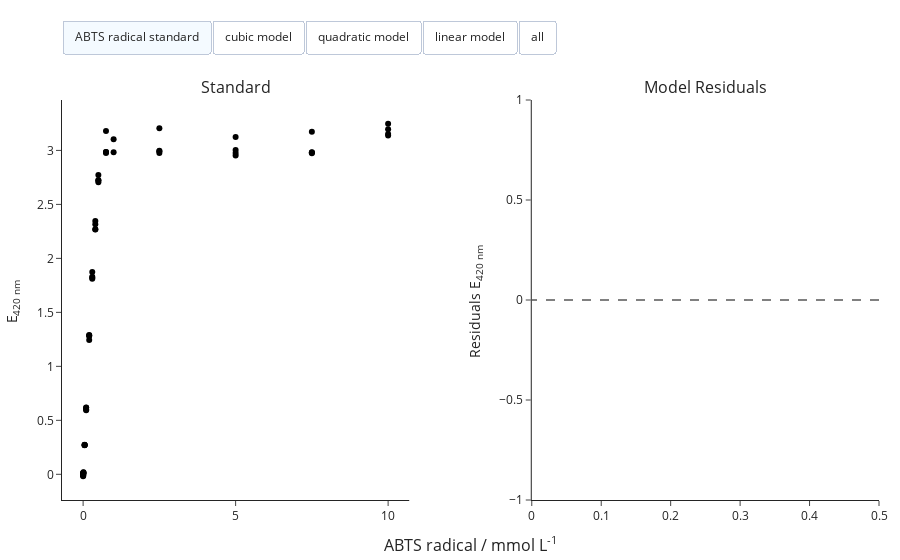

This figure's notebook cell:
### Code cell
standard.visualize()

### Figure 1 — Plotly figure (JSON) as saved in the notebook; plotly's stock layout.template omitted (floating-point values rounded to 4 significant figures; data arrays with more than 128 entries replaced by an {"elided": "..."} marker saying what was removed)
{"data": [{"customdata": ["ABTS radical standard"], "hovertemplate": "Signal: %{y:.2f}", "marker": {"color": "#000000"}, "mode": "markers", "name": "A4", "showlegend": false, "type": "scatter", "visible": true, "x": [0.5], "xaxis": "x", "y": [2.772], "yaxis": "y"}, {"customdata": ["ABTS radical standard"], "hovertemplate": "Signal: %{y:.2f}", "marker": {"color": "#000000"}, "mode": "markers", "name": "A5", "showlegend": false, "type": "scatter", "visible": true, "x": [0.001], "xaxis": "x", "y": [-0.01798], "yaxis": "y"}, {"customdata": ["ABTS radical standard"], "hovertemplate": "Signal: %{y:.2f}", "marker": {"color": "#000000"}, "mode": "markers", "name": "A6", "showlegend": false, "type": "scatter", "visible": true, "x": [0.05], "xaxis": "x", "y": [0.2699], "yaxis": "y"}, {"customdata": ["ABTS radical standard"], "hovertemplate": "Signal: %{y:.2f}", "marker": {"color": "#000000"}, "mode": "markers", "name": "A7", "showlegend": false, "type": "scatter", "visible": true, "x": [0.2], "xaxis": "x", "y": [1.282], "yaxis": "y"}, {"customdata": ["ABTS radical standard"], "hovertemplate": "Signal: %{y:.2f}", "marker": {"color": "#000000"}, "mode": "markers", "name": "A8", "showlegend": false, "type": "scatter", "visible": true, "x": [0.4], "xaxis": "x", "y": [2.269], "yaxis": "y"}, {"customdata": ["ABTS radical standard"], "hovertemplate": "Signal: %{y:.2f}", "marker": {"color": "#000000"}, "mode": "markers", "name": "A9", "showlegend": false, "type": "scatter", "visible": true, "x": [0.75], "xaxis": "x", "y": [3.179], "yaxis": "y"}, {"customdata": ["ABTS radical standard"], "hovertemplate": "Signal: %{y:.2f}", "marker": {"color": "#000000"}, "mode": "markers", "name": "A10", "showlegend": false, "type": "scatter", "visible": true, "x": [2.5], "xaxis": "x", "y": [3.205], "yaxis": "y"}, {"customdata": ["ABTS radical standard"], "hovertemplate": "Signal: %{y:.2f}", "marker": {"color": "#000000"}, "mode": "markers", "name": "A11", "showlegend": false, "type": "scatter", "visible": true, "x": [7.5], "xaxis": "x", "y": [3.174], "yaxis": "y"}, {"customdata": ["ABTS radical standard"], "hovertemplate": "Signal: %{y:.2f}", "marker": {"color": "#000000"}, "mode": "markers", "name": "A12", "showlegend": false, "type": "scatter", "visible": true, "x": [10], "xaxis": "x", "y": [3.247], "yaxis": "y"}, {"customdata": ["ABTS radical standard"], "hovertemplate": "Signal: %{y:.2f}", "marker": {"color": "#000000"}, "mode": "markers", "name": "B4", "showlegend": false, "type": "scatter", "visible": true, "x": [0.5], "xaxis": "x", "y": [2.706], "yaxis": "y"}, {"customdata": ["ABTS radical standard"], "hovertemplate": "Signal: %{y:.2f}", "marker": {"color": "#000000"}, "mode": "markers", "name": "B5", "showlegend": false, "type": "scatter", "visible": true, "x": [0.001], "xaxis": "x", "y": [-0.005021], "yaxis": "y"}, {"customdata": ["ABTS radical standard"], "hovertemplate": "Signal: %{y:.2f}", "marker": {"color": "#000000"}, "mode": "markers", "name": "B6", "showlegend": false, "type": "scatter", "visible": true, "x": [0.05], "xaxis": "x", "y": [0.2718], "yaxis": "y"}, {"customdata": ["ABTS radical standard"], "hovertemplate": "Signal: %{y:.2f}", "marker": {"color": "#000000"}, "mode": "markers", "name": "B7", "showlegend": false, "type": "scatter", "visible": true, "x": [0.2], "xaxis": "x", "y": [1.289], "yaxis": "y"}, {"customdata": ["ABTS radical standard"], "hovertemplate": "Signal: %{y:.2f}", "marker": {"color": "#000000"}, "mode": "markers", "name": "B8", "showlegend": false, "type": "scatter", "visible": true, "x": [0.4], "xaxis": "x", "y": [2.27], "yaxis": "y"}, {"customdata": ["ABTS radical standard"], "hovertemplate": "Signal: %{y:.2f}", "marker": {"color": "#000000"}, "mode": "markers", "name": "B9", "showlegend": false, "type": "scatter", "visible": true, "x": [0.75], "xaxis": "x", "y": [2.986], "yaxis": "y"}, {"customdata": ["ABTS radical standard"], "hovertemplate": "Signal: %{y:.2f}", "marker": {"color": "#000000"}, "mode": "markers", "name": "B10", "showlegend": false, "type": "scatter", "visible": true, "x": [2.5], "xaxis": "x", "y": [2.996], "yaxis": "y"}, {"customdata": ["ABTS radical standard"], "hovertemplate": "Signal: %{y:.2f}", "marker": {"color": "#000000"}, "mode": "markers", "name": "B11", "showlegend": false, "type": "scatter", "visible": true, "x": [7.5], "xaxis": "x", "y": [2.98], "yaxis": "y"}, {"customdata": ["ABTS radical standard"], "hovertemplate": "Signal: %{y:.2f}", "marker": {"color": "#000000"}, "mode": "markers", "name": "B12", "showlegend": false, "type": "scatter", "visible": true, "x": [10], "xaxis": "x", "y": [3.195], "yaxis": "y"}, {"customdata": ["ABTS radical standard"], "hovertemplate": "Signal: %{y:.2f}", "marker": {"color": "#000000"}, "mode": "markers", "name": "E8", "showlegend": false, "type": "scatter", "visible": true, "x": [0.5], "xaxis": "x", "y": [2.723], "yaxis": "y"}, {"customdata": ["ABTS radical standard"], "hovertemplate": "Signal: %{y:.2f}", "marker": {"color": "#000000"}, "mode": "markers", "name": "C5", "showlegend": false, "type": "scatter", "visible": true, "x": [0.001], "xaxis": "x", "y": [-0.01188], "yaxis": "y"}, {"customdata": ["ABTS radical standard"], "hovertemplate": "Signal: %{y:.2f}", "marker": {"color": "#000000"}, "mode": "markers", "name": "C6", "showlegend": false, "type": "scatter", "visible": true, "x": [0.05], "xaxis": "x", "y": [0.2707], "yaxis": "y"}, {"customdata": ["ABTS radical standard"], "hovertemplate": "Signal: %{y:.2f}", "marker": {"color": "#000000"}, "mode": "markers", "name": "C7", "showlegend": false, "type": "scatter", "visible": true, "x": [0.2], "xaxis": "x", "y": [1.287], "yaxis": "y"}, {"customdata": ["ABTS radical standard"], "hovertemplate": "Signal: %{y:.2f}", "marker": {"color": "#000000"}, "mode": "markers", "name": "C8", "showlegend": false, "type": "scatter", "visible": true, "x": [0.4], "xaxis": "x", "y": [2.347], "yaxis": "y"}, {"customdata": ["ABTS radical standard"], "hovertemplate": "Signal: %{y:.2f}", "marker": {"color": "#000000"}, "mode": "markers", "name": "C9", "showlegend": false, "type": "scatter", "visible": true, "x": [0.75], "xaxis": "x", "y": [2.976], "yaxis": "y"}, {"customdata": ["ABTS radical standard"], "hovertemplate": "Signal: %{y:.2f}", "marker": {"color": "#000000"}, "mode": "markers", "name": "C10", "showlegend": false, "type": "scatter", "visible": true, "x": [2.5], "xaxis": "x", "y": [2.975], "yaxis": "y"}, {"customdata": ["ABTS radical standard"], "hovertemplate": "Signal: %{y:.2f}", "marker": {"color": "#000000"}, "mode": "markers", "name": "C11", "showlegend": false, "type": "scatter", "visible": true, "x": [7.5], "xaxis": "x", "y": [2.975], "yaxis": "y"}, {"customdata": ["ABTS radical standard"], "hovertemplate": "Signal: %{y:.2f}", "marker": {"color": "#000000"}, "mode": "markers", "name": "C12", "showlegend": false, "type": "scatter", "visible": true, "x": [10], "xaxis": "x", "y": [3.152], "yaxis": "y"}, {"customdata": ["ABTS radical standard"], "hovertemplate": "Signal: %{y:.2f}", "marker": {"color": "#000000"}, "mode": "markers", "name": "F8", "showlegend": false, "type": "scatter", "visible": true, "x": [0.5], "xaxis": "x", "y": [2.724], "yaxis": "y"}, {"customdata": ["ABTS radical standard"], "hovertemplate": "Signal: %{y:.2f}", "marker": {"color": "#000000"}, "mode": "markers", "name": "D5", "showlegend": false, "type": "scatter", "visible": true, "x": [0.001], "xaxis": "x", "y": [-0.008721], "yaxis": "y"}, {"customdata": ["ABTS radical standard"], "hovertemplate": "Signal: %{y:.2f}", "marker": {"color": "#000000"}, "mode": "markers", "name": "D6", "showlegend": false, "type": "scatter", "visible": true, "x": [0.05], "xaxis": "x", "y": [0.2743], "yaxis": "y"}, {"customdata": ["ABTS radical standard"], "hovertemplate": "Signal: %{y:.2f}", "marker": {"color": "#000000"}, "mode": "markers", "name": "D7", "showlegend": false, "type": "scatter", "visible": true, "x": [0.2], "xaxis": "x", "y": [1.244], "yaxis": "y"}, {"customdata": ["ABTS radical standard"], "hovertemplate": "Signal: %{y:.2f}", "marker": {"color": "#000000"}, "mode": "markers", "name": "D8", "showlegend": false, "type": "scatter", "visible": true, "x": [0.4], "xaxis": "x", "y": [2.316], "yaxis": "y"}, {"customdata": ["ABTS radical standard"], "hovertemplate": "Signal: %{y:.2f}", "marker": {"color": "#000000"}, "mode": "markers", "name": "D9", "showlegend": false, "type": "scatter", "visible": true, "x": [0.75], "xaxis": "x", "y": [2.985], "yaxis": "y"}, {"customdata": ["ABTS radical standard"], "hovertemplate": "Signal: %{y:.2f}", "marker": {"color": "#000000"}, "mode": "markers", "name": "D10", "showlegend": false, "type": "scatter", "visible": true, "x": [2.5], "xaxis": "x", "y": [2.992], "yaxis": "y"}, {"customdata": ["ABTS radical standard"], "hovertemplate": "Signal: %{y:.2f}", "marker": {"color": "#000000"}, "mode": "markers", "name": "D11", "showlegend": false, "type": "scatter", "visible": true, "x": [7.5], "xaxis": "x", "y": [2.983], "yaxis": "y"}, {"customdata": ["ABTS radical standard"], "hovertemplate": "Signal: %{y:.2f}", "marker": {"color": "#000000"}, "mode": "markers", "name": "D12", "showlegend": false, "type": "scatter", "visible": true, "x": [10], "xaxis": "x", "y": [3.137], "yaxis": "y"}, {"customdata": ["ABTS radical standard"], "hovertemplate": "Signal: %{y:.2f}", "marker": {"color": "#000000"}, "mode": "markers", "name": "E5", "showlegend": false, "type": "scatter", "visible": true, "x": [0.01], "xaxis": "x", "y": [0.01918], "yaxis": "y"}, {"customdata": ["ABTS radical standard"], "hovertemplate": "Signal: %{y:.2f}", "marker": {"color": "#000000"}, "mode": "markers", "name": "E6", "showlegend": false, "type": "scatter", "visible": true, "x": [0.1], "xaxis": "x", "y": [0.6181], "yaxis": "y"}, {"customdata": ["ABTS radical standard"], "hovertemplate": "Signal: %{y:.2f}", "marker": {"color": "#000000"}, "mode": "markers", "name": "E7", "showlegend": false, "type": "scatter", "visible": true, "x": [0.3], "xaxis": "x", "y": [1.821], "yaxis": "y"}, {"customdata": ["ABTS radical standard"], "hovertemplate": "Signal: %{y:.2f}", "marker": {"color": "#000000"}, "mode": "markers", "name": "E9", "showlegend": false, "type": "scatter", "visible": true, "x": [1], "xaxis": "x", "y": [2.983], "yaxis": "y"}, {"customdata": ["ABTS radical standard"], "hovertemplate": "Signal: %{y:.2f}", "marker": {"color": "#000000"}, "mode": "markers", "name": "E10", "showlegend": false, "type": "scatter", "visible": true, "x": [5], "xaxis": "x", "y": [2.976], "yaxis": "y"}, {"customdata": ["ABTS radical standard"], "hovertemplate": "Signal: %{y:.2f}", "marker": {"color": "#000000"}, "mode": "markers", "name": "E12", "showlegend": false, "type": "scatter", "visible": true, "x": [0], "xaxis": "x", "y": [0.01022], "yaxis": "y"}, {"customdata": ["ABTS radical standard"], "hovertemplate": "Signal: %{y:.2f}", "marker": {"color": "#000000"}, "mode": "markers", "name": "F5", "showlegend": false, "type": "scatter", "visible": true, "x": [0.01], "xaxis": "x", "y": [0.01781], "yaxis": "y"}, {"customdata": ["ABTS radical standard"], "hovertemplate": "Signal: %{y:.2f}", "marker": {"color": "#000000"}, "mode": "markers", "name": "F6", "showlegend": false, "type": "scatter", "visible": true, "x": [0.1], "xaxis": "x", "y": [0.6154], "yaxis": "y"}, {"customdata": ["ABTS radical standard"], "hovertemplate": "Signal: %{y:.2f}", "marker": {"color": "#000000"}, "mode": "markers", "name": "F7", "showlegend": false, "type": "scatter", "visible": true, "x": [0.3], "xaxis": "x", "y": [1.829], "yaxis": "y"}, {"customdata": ["ABTS radical standard"], "hovertemplate": "Signal: %{y:.2f}", "marker": {"color": "#000000"}, "mode": "markers", "name": "H9", "showlegend": false, "type": "scatter", "visible": true, "x": [1], "xaxis": "x", "y": [3.104], "yaxis": "y"}, {"customdata": ["ABTS radical standard"], "hovertemplate": "Signal: %{y:.2f}", "marker": {"color": "#000000"}, "mode": "markers", "name": "F10", "showlegend": false, "type": "scatter", "visible": true, "x": [5], "xaxis": "x", "y": [2.954], "yaxis": "y"}, {"customdata": ["ABTS radical standard"], "hovertemplate": "Signal: %{y:.2f}", "marker": {"color": "#000000"}, "mode": "markers", "name": "F12", "showlegend": false, "type": "scatter", "visible": true, "x": [0], "xaxis": "x", "y": [-0.001793], "yaxis": "y"}, {"customdata": ["ABTS radical standard"], "hovertemplate": "Signal: %{y:.2f}", "marker": {"color": "#000000"}, "mode": "markers", "name": "G5", "showlegend": false, "type": "scatter", "visible": true, "x": [0.01], "xaxis": "x", "y": [0.01176], "yaxis": "y"}, {"customdata": ["ABTS radical standard"], "hovertemplate": "Signal: %{y:.2f}", "marker": {"color": "#000000"}, "mode": "markers", "name": "G6", "showlegend": false, "type": "scatter", "visible": true, "x": [0.1], "xaxis": "x", "y": [0.6005], "yaxis": "y"}, {"customdata": ["ABTS radical standard"], "hovertemplate": "Signal: %{y:.2f}", "marker": {"color": "#000000"}, "mode": "markers", "name": "G7", "showlegend": false, "type": "scatter", "visible": true, "x": [0.3], "xaxis": "x", "y": [1.874], "yaxis": "y"}, {"customdata": ["ABTS radical standard"], "hovertemplate": "Signal: %{y:.2f}", "marker": {"color": "#000000"}, "mode": "markers", "name": "G10", "showlegend": false, "type": "scatter", "visible": true, "x": [5], "xaxis": "x", "y": [3.005], "yaxis": "y"}, {"customdata": ["ABTS radical standard"], "hovertemplate": "Signal: %{y:.2f}", "marker": {"color": "#000000"}, "mode": "markers", "name": "G12", "showlegend": false, "type": "scatter", "visible": true, "x": [0], "xaxis": "x", "y": [0.00565], "yaxis": "y"}, {"customdata": ["ABTS radical standard"], "hovertemplate": "Signal: %{y:.2f}", "marker": {"color": "#000000"}, "mode": "markers", "name": "H5", "showlegend": false, "type": "scatter", "visible": true, "x": [0.01], "xaxis": "x", "y": [0.007007], "yaxis": "y"}, {"customdata": ["ABTS radical standard"], "hovertemplate": "Signal: %{y:.2f}", "marker": {"color": "#000000"}, "mode": "markers", "name": "H6", "showlegend": false, "type": "scatter", "visible": true, "x": [0.1], "xaxis": "x", "y": [0.5925], "yaxis": "y"}, {"customdata": ["ABTS radical standard"], "hovertemplate": "Signal: %{y:.2f}", "marker": {"color": "#000000"}, "mode": "markers", "name": "H7", "showlegend": false, "type": "scatter", "visible": true, "x": [0.3], "xaxis": "x", "y": [1.812], "yaxis": "y"}, {"customdata": ["ABTS radical standard"], "hovertemplate": "Signal: %{y:.2f}", "marker": {"color": "#000000"}, "mode": "markers", "name": "H10", "showlegend": false, "type": "scatter", "visible": true, "x": [5], "xaxis": "x", "y": [3.125], "yaxis": "y"}, {"customdata": ["ABTS radical standard"], "hovertemplate": "Signal: %{y:.2f}", "marker": {"color": "#000000"}, "mode": "markers", "name": "H12", "showlegend": false, "type": "scatter", "visible": true, "x": [0], "xaxis": "x", "y": [-0.004521], "yaxis": "y"}, {"customdata": ["cubic model"], "hovertemplate": "Signal: %{y:.2f}", "marker": {"color": "#636EFA"}, "mode": "lines", "name": "cubic model", "type": "scatter", "visible": false, "x": {"elided": "180 float values"}, "xaxis": "x", "y": {"elided": "180 float values"}, "yaxis": "y"}, {"customdata": ["cubic model"], "hoverinfo": "skip", "hovertemplate": "Signal: %{y:.2f}", "marker": {"color": "#636EFA"}, "mode": "markers", "name": "Residuals", "type": "scatter", "visible": false, "x": [0.5, 0.001, 0.05, 0.2, 0.4, 0.5, 0.001, 0.05, 0.2, 0.4, 0.5, 0.001, 0.05, 0.2, 0.4, 0.5, 0.001, 0.05, 0.2, 0.4, 0.01, 0.1, 0.3, 0, 0.01, 0.1, 0.3, 0, 0.01, 0.1, 0.3, 0, 0.01, 0.1, 0.3, 0], "xaxis": "x2", "y": [0.05311, -0.02399, -0.03545, 0.04265, -0.06363, -0.01329, -0.01103, -0.03356, 0.04978, -0.06173, 0.003613, -0.01789, -0.03473, 0.04701, 0.0148, 0.00527, -0.01473, -0.03105, 0.004291, -0.01663, -0.04113, 0.0009087, -0.004502, 0.01022, -0.0425, -0.001834, 0.004312, -0.001793, -0.04854, -0.01669, 0.04891, 0.00565, -0.0533, -0.02479, -0.01313, -0.004521], "yaxis": "y2"}, {"customdata": ["cubic model"], "hovertemplate": "Signal: %{y:.2f}", "line": {"color": "grey", "dash": "dash", "width": 2}, "showlegend": false, "type": "scatter", "visible": true, "x": [0.5, 0.001, 0.05, 0.2, 0.4, 0.5, 0.001, 0.05, 0.2, 0.4, 0.5, 0.001, 0.05, 0.2, 0.4, 0.5, 0.001, 0.05, 0.2, 0.4, 0.01, 0.1, 0.3, 0, 0.01, 0.1, 0.3, 0, 0.01, 0.1, 0.3, 0, 0.01, 0.1, 0.3, 0], "xaxis": "x2", "y": [0, 0, 0, 0, 0, 0, 0, 0, 0, 0, 0, 0, 0, 0, 0, 0, 0, 0, 0, 0, 0, 0, 0, 0, 0, 0, 0, 0, 0, 0, 0, 0, 0, 0, 0, 0], "yaxis": "y2"}, {"customdata": ["quadratic model"], "hovertemplate": "Signal: %{y:.2f}", "marker": {"color": "#EF553B"}, "mode": "lines", "name": "quadratic model", "type": "scatter", "visible": false, "x": {"elided": "180 float values"}, "xaxis": "x", "y": {"elided": "180 float values"}, "yaxis": "y"}, {"customdata": ["quadratic model"], "hoverinfo": "skip", "hovertemplate": "Signal: %{y:.2f}", "marker": {"color": "#EF553B"}, "mode": "markers", "name": "Residuals", "type": "scatter", "visible": false, "x": [0.5, 0.001, 0.05, 0.2, 0.4, 0.5, 0.001, 0.05, 0.2, 0.4, 0.5, 0.001, 0.05, 0.2, 0.4, 0.5, 0.001, 0.05, 0.2, 0.4, 0.01, 0.1, 0.3, 0, 0.01, 0.1, 0.3, 0, 0.01, 0.1, 0.3, 0, 0.01, 0.1, 0.3, 0], "xaxis": "x2", "y": [0.02683, -0.02475, -0.06232, 0.03011, -0.03033, -0.03957, -0.01179, -0.06043, 0.03724, -0.02843, -0.02267, -0.01865, -0.06161, 0.03447, 0.0481, -0.02102, -0.01549, -0.05792, -0.008243, 0.01667, -0.0483, -0.03353, 0.01946, 0.01022, -0.04967, -0.03628, 0.02828, -0.001793, -0.05571, -0.05113, 0.07288, 0.00565, -0.06047, -0.05923, 0.01083, -0.004521], "yaxis": "y2"}, {"customdata": ["quadratic model"], "hovertemplate": "Signal: %{y:.2f}", "line": {"color": "grey", "dash": "dash", "width": 2}, "showlegend": false, "type": "scatter", "visible": true, "x": [0.5, 0.001, 0.05, 0.2, 0.4, 0.5, 0.001, 0.05, 0.2, 0.4, 0.5, 0.001, 0.05, 0.2, 0.4, 0.5, 0.001, 0.05, 0.2, 0.4, 0.01, 0.1, 0.3, 0, 0.01, 0.1, 0.3, 0, 0.01, 0.1, 0.3, 0, 0.01, 0.1, 0.3, 0], "xaxis": "x2", "y": [0, 0, 0, 0, 0, 0, 0, 0, 0, 0, 0, 0, 0, 0, 0, 0, 0, 0, 0, 0, 0, 0, 0, 0, 0, 0, 0, 0, 0, 0, 0, 0, 0, 0, 0, 0], "yaxis": "y2"}, {"customdata": ["linear model"], "hovertemplate": "Signal: %{y:.2f}", "marker": {"color": "#00CC96"}, "mode": "lines", "name": "linear model", "type": "scatter", "visible": false, "x": {"elided": "180 float values"}, "xaxis": "x", "y": {"elided": "180 float values"}, "yaxis": "y"}, {"customdata": ["linear model"], "hoverinfo": "skip", "hovertemplate": "Signal: %{y:.2f}", "marker": {"color": "#00CC96"}, "mode": "markers", "name": "Residuals", "type": "scatter", "visible": false, "x": [0.5, 0.001, 0.05, 0.2, 0.4, 0.5, 0.001, 0.05, 0.2, 0.4, 0.5, 0.001, 0.05, 0.2, 0.4, 0.5, 0.001, 0.05, 0.2, 0.4, 0.01, 0.1, 0.3, 0, 0.01, 0.1, 0.3, 0, 0.01, 0.1, 0.3, 0, 0.01, 0.1, 0.3, 0], "xaxis": "x2", "y": [-0.09198, -0.02371, -0.01647, 0.1365, -0.02274, -0.1584, -0.01075, -0.01458, 0.1437, -0.02084, -0.1415, -0.01761, -0.01576, 0.1409, 0.05569, -0.1398, -0.01445, -0.01207, 0.09818, 0.02426, -0.0381, 0.04534, 0.1021, 0.01022, -0.03947, 0.0426, 0.1109, -0.001793, -0.04552, 0.02774, 0.1555, 0.00565, -0.05027, 0.01964, 0.0935, -0.004521], "yaxis": "y2"}, {"customdata": ["linear model"], "hovertemplate": "Signal: %{y:.2f}", "line": {"color": "grey", "dash": "dash", "width": 2}, "showlegend": false, "type": "scatter", "visible": true, "x": [0.5, 0.001, 0.05, 0.2, 0.4, 0.5, 0.001, 0.05, 0.2, 0.4, 0.5, 0.001, 0.05, 0.2, 0.4, 0.5, 0.001, 0.05, 0.2, 0.4, 0.01, 0.1, 0.3, 0, 0.01, 0.1, 0.3, 0, 0.01, 0.1, 0.3, 0, 0.01, 0.1, 0.3, 0], "xaxis": "x2", "y": [0, 0, 0, 0, 0, 0, 0, 0, 0, 0, 0, 0, 0, 0, 0, 0, 0, 0, 0, 0, 0, 0, 0, 0, 0, 0, 0, 0, 0, 0, 0, 0, 0, 0, 0, 0], "yaxis": "y2"}], "layout": {"annotations": [{"font": {"size": 16}, "showarrow": false, "text": "Standard", "x": 0.2125, "xanchor": "center", "xref": "paper", "y": 1, "yanchor": "bottom", "yref": "paper"}, {"font": {"size": 16}, "showarrow": false, "text": "Model Residuals", "x": 0.7875, "xanchor": "center", "xref": "paper", "y": 1, "yanchor": "bottom", "yref": "paper"}, {"font": {"size": 16}, "showarrow": false, "text": "ABTS radical / mmol L<sup>-1</sup>", "x": 0.5, "xanchor": "center", "xref": "paper", "y": 0, "yanchor": "top", "yref": "paper", "yshift": -30}], "margin": {"b": 60, "l": 20, "r": 20, "t": 100}, "updatemenus": [{"active": 0, "buttons": [{"args": [{"visible": [true, true, true, true, true, true, true, true, true, true, true, true, true, true, true, true, true, true, true, true, true, true, true, true, true, true, true, true, true, true, true, true, true, true, true, true, true, true, true, true, true, true, true, true, true, true, true, true, true, true, true, true, true, true, true, true, true, true, false, false, false, false, false, false, false, false, false]}], "label": "ABTS radical standard", "method": "update"}, {"args": [{"title": "cubic model", "visible": [true, true, true, true, true, true, true, true, true, true, true, true, true, true, true, true, true, true, true, true, true, true, true, true, true, true, true, true, true, true, true, true, true, true, true, true, true, true, true, true, true, true, true, true, true, true, true, true, true, true, true, true, true, true, true, true, true, true, true, true, true, false, false, false, false, false, false]}], "label": "cubic model", "method": "update"}, {"args": [{"title": "quadratic model", "visible": [true, true, true, true, true, true, true, true, true, true, true, true, true, true, true, true, true, true, true, true, true, true, true, true, true, true, true, true, true, true, true, true, true, true, true, true, true, true, true, true, true, true, true, true, true, true, true, true, true, true, true, true, true, true, true, true, true, true, false, false, false, true, true, true, false, false, false]}], "label": "quadratic model", "method": "update"}, {"args": [{"title": "linear model", "visible": [true, true, true, true, true, true, true, true, true, true, true, true, true, true, true, true, true, true, true, true, true, true, true, true, true, true, true, true, true, true, true, true, true, true, true, true, true, true, true, true, true, true, true, true, true, true, true, true, true, true, true, true, true, true, true, true, true, true, false, false, false, false, false, false, true, true, true]}], "label": "linear model", "method": "update"}, {"args": [{"visible": [true, true, true, true, true, true, true, true, true, true, true, true, true, true, true, true, true, true, true, true, true, true, true, true, true, true, true, true, true, true, true, true, true, true, true, true, true, true, true, true, true, true, true, true, true, true, true, true, true, true, true, true, true, true, true, true, true, true, true, true, true, true, true, true, true, true, true]}], "label": "all", "method": "update"}], "direction": "right", "type": "buttons", "x": 0, "xanchor": "left", "y": 1.2, "yanchor": "top"}], "xaxis": {"anchor": "y", "domain": [0, 0.425]}, "xaxis2": {"anchor": "y2", "domain": [0.575, 1]}, "yaxis": {"anchor": "x", "domain": [0, 1], "title": {"text": "E<sub>420 nm <sub>"}}, "yaxis2": {"anchor": "x2", "domain": [0, 1], "title": {"text": "Residuals E<sub>420 nm <sub>"}}}}
